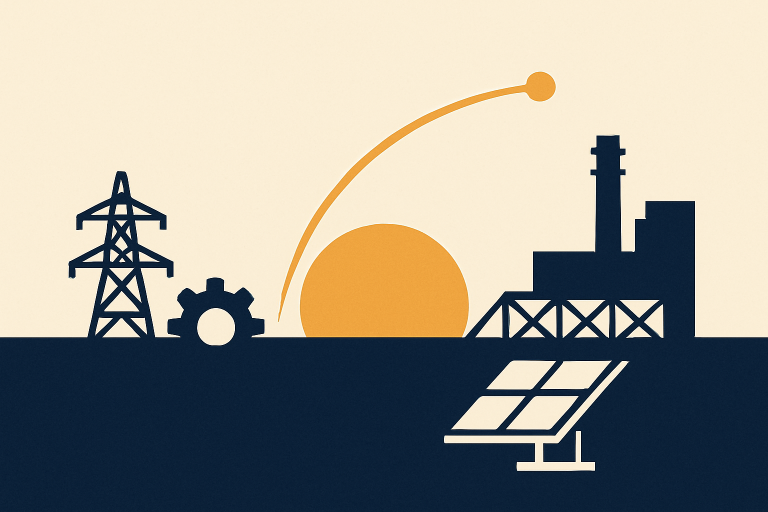
#> input picture blog-images/hero/5g-train-to-wayside-communication-where-we-are.png, 1536 x 1024 px (shown at 1/2 size); its folder holds only this picture in this run
$ python optimize_hero_images.py
#> lines starting #> are read from the running program, lines starting #| are printed output that depends on the picture
#!/usr/bin/env python3
"""
optimize_hero_images.py — Resize + recompress hero PNGs for the web.

gpt-image-1 returns 1536x1024 PNGs at ~2 MB each. Cards display ~320 px
wide and article banners ~720 px wide; serving the full 1536 px PNG
wastes bandwidth and inflates the GitHub Pages repo.

This script:
  - Resizes /blog-images/hero/<slug>.png to 1200x800 (still bigger than
    OG card 1200x630 and bigger than 2x retina display target — leaves
    headroom but cuts file size by ~3x)
  - Saves a compressed PNG to /site-src/public/img/<slug>-hero.png
  - Reports total size before/after

Idempotent: safe to re-run.

Usage:
    python3 optimize_hero_images.py
    python3 optimize_hero_images.py --max-width 1200    # override target
    python3 optimize_hero_images.py --webp              # also write .webp
"""
from __future__ import annotations
import argparse
from pathlib import Path

ROOT = Path(__file__).resolve().parent.parent
SRC = ROOT / "blog-images" / "hero"
DST = ROOT / "site-src" / "public" / "img"


def main() -> int:
    ap = argparse.ArgumentParser()
    ap.add_argument("--max-width", type=int, default=1200,
                    help="resize so width <= this (default 1200)")
    args = ap.parse_args()

    from PIL import Image

    DST.mkdir(parents=True, exist_ok=True)
    pngs = sorted(SRC.glob("*.png"))
    if not pngs:
        print("No hero PNGs in blog-images/hero/")
        return 1

    before_total = 0
    after_total = 0
    for src in pngs:
        before_total += src.stat().st_size
        img = Image.open(src)
#> img is the input picture: PIL image 1536x1024 RGB; mean R, G, B 156.8, 154.5, 145
        if img.mode != "RGB":
            img = img.convert("RGB")

        w, h = img.size
#> w = 1536; h = 1024
        if w > args.max_width:
            new_h = round(h * args.max_width / w)
#> new_h = 800
            img = img.resize((args.max_width, new_h), Image.LANCZOS)
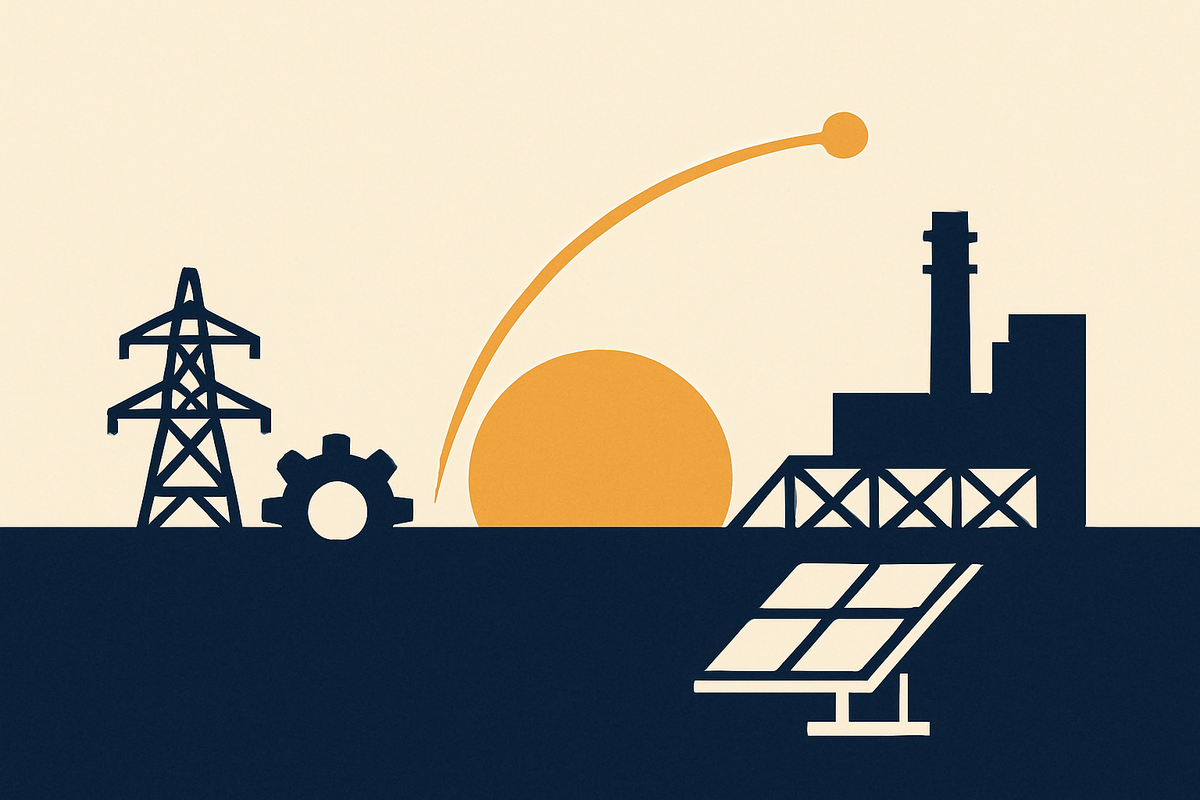
#> img: PIL image 1200x800 RGB; mean R, G, B 156.8, 154.4, 145

        # Hero illustrations are flat-color editorial graphics: a 256-color
        # adaptive palette is visually indistinguishable but ~5x smaller.
        # MEDIANCUT picks palette via histogram; FLOYDSTEINBERG dithers
        # gradients smoothly.
        img = img.quantize(
            colors=256,
            method=Image.Quantize.MEDIANCUT,
            dither=Image.Dither.FLOYDSTEINBERG,
        )
#> img: PIL image 1200x800 P

        out = DST / f"{src.stem}-hero.png"
        img.save(out, format="PNG", optimize=True)
        after_total += out.stat().st_size

    def mb(n: int) -> str:
        return f"{n / (1024 * 1024):.1f} MB"

    print(f"Optimized {len(pngs)} hero images")
    print(f"  Before: {mb(before_total)}")
    print(f"  After:  {mb(after_total)}")
    print(f"  Savings: {(1 - after_total / before_total) * 100:.0f}%")
    return 0


if __name__ == "__main__":
    raise SystemExit(main())
#> (the program exits here)

$ run again, on blog-images/hero/ai-ml-in-cbtc-real-use-cases-vs-hype-2026.png
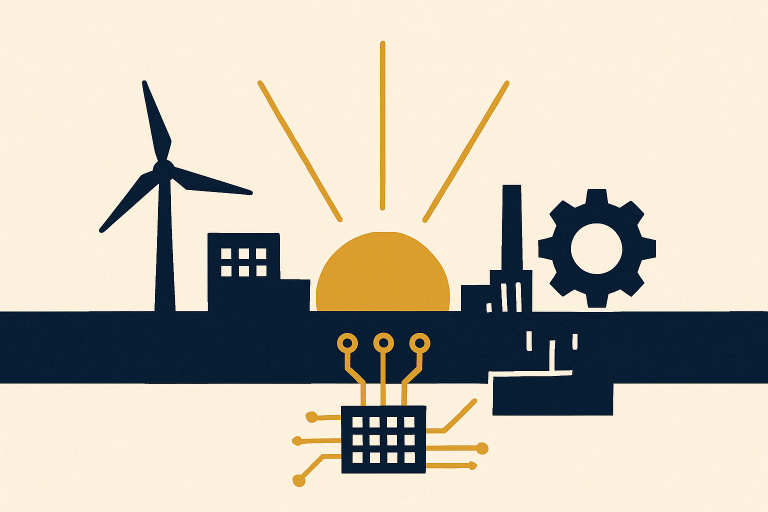
#> input picture blog-images/hero/ai-ml-in-cbtc-real-use-cases-vs-hype-2026.png, 1536 x 1024 px (shown at 1/2 size)
#> in main, img is the input picture: PIL image 1536x1024 RGB; mean R, G, B 198.5, 192.6, 177.7
#> in main, `img = img.resize((args.max_width, new_h), Image.LANCZOS)`:
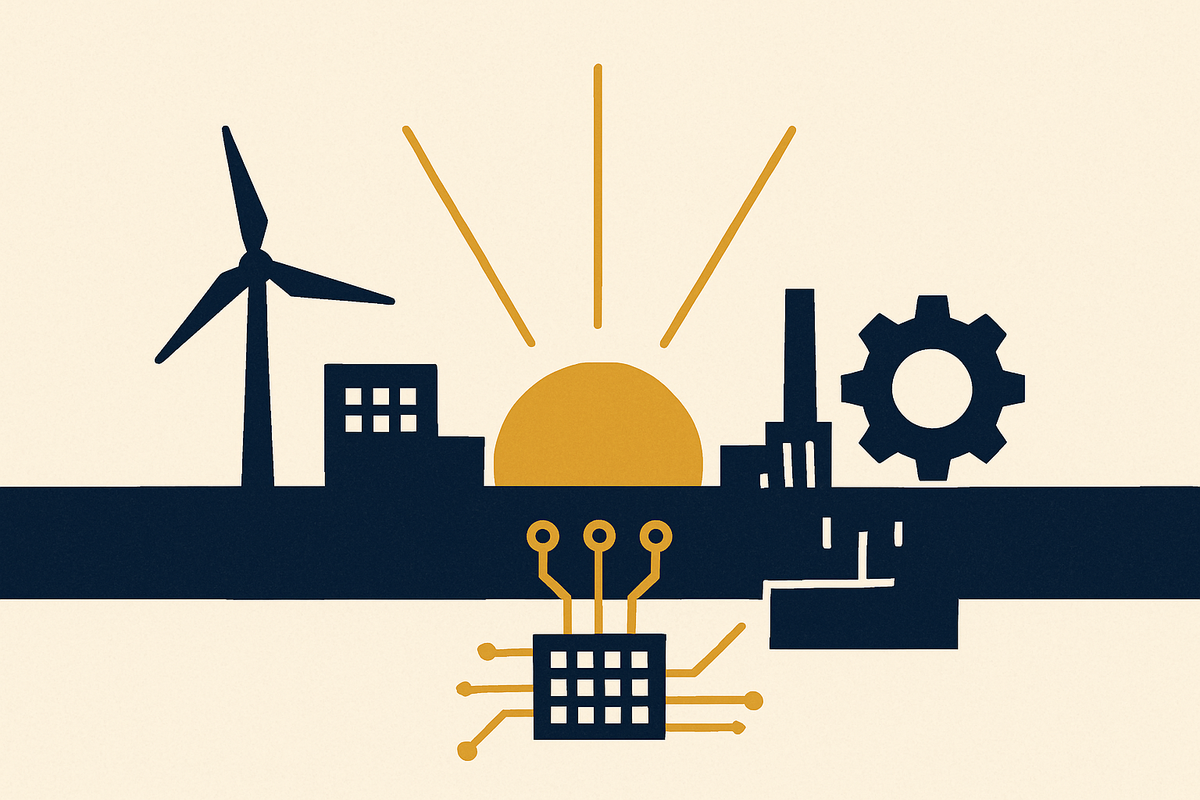
#> img: PIL image 1200x800 RGB; mean R, G, B 198.5, 192.6, 177.7

$ run again, on blog-images/hero/apta-standards-cbtc-industry-guidance.png
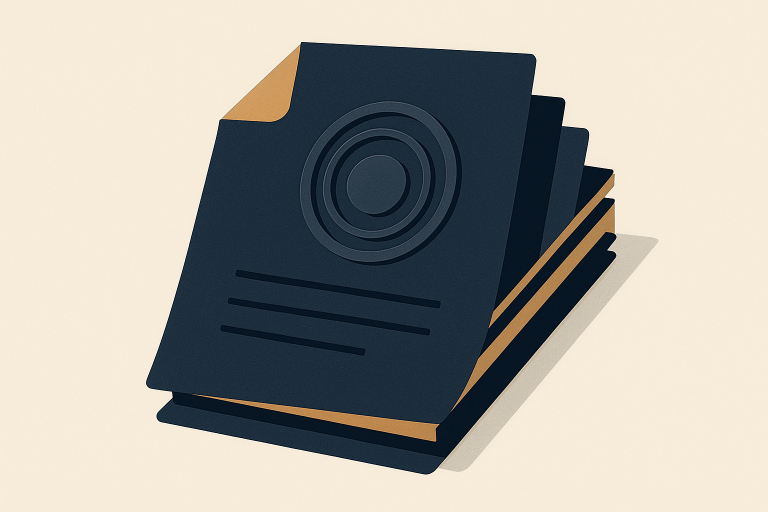
#> input picture blog-images/hero/apta-standards-cbtc-industry-guidance.png, 1536 x 1024 px (shown at 1/2 size)
#> in main, img is the input picture: PIL image 1536x1024 RGB; mean R, G, B 167.7, 165.1, 157.1
#> in main, `img = img.resize((args.max_width, new_h), Image.LANCZOS)`:
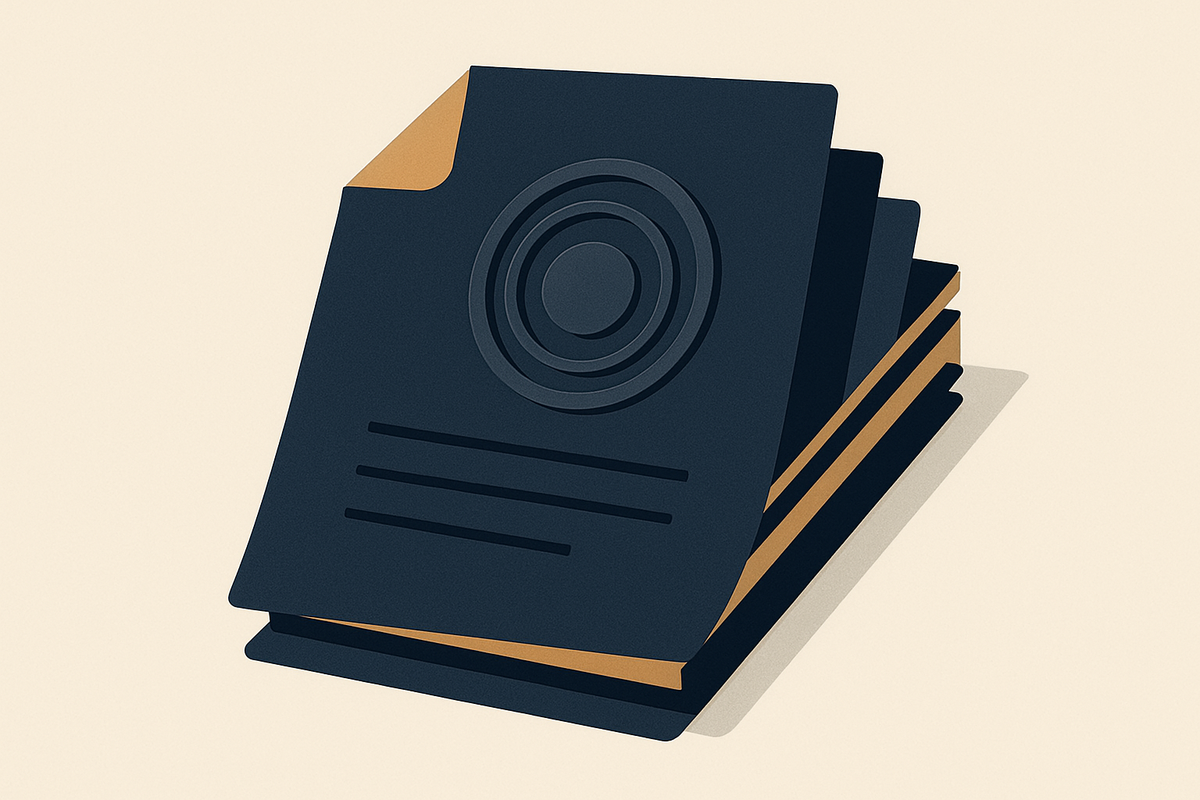
#> img: PIL image 1200x800 RGB; mean R, G, B 167.7, 165.1, 157.1
